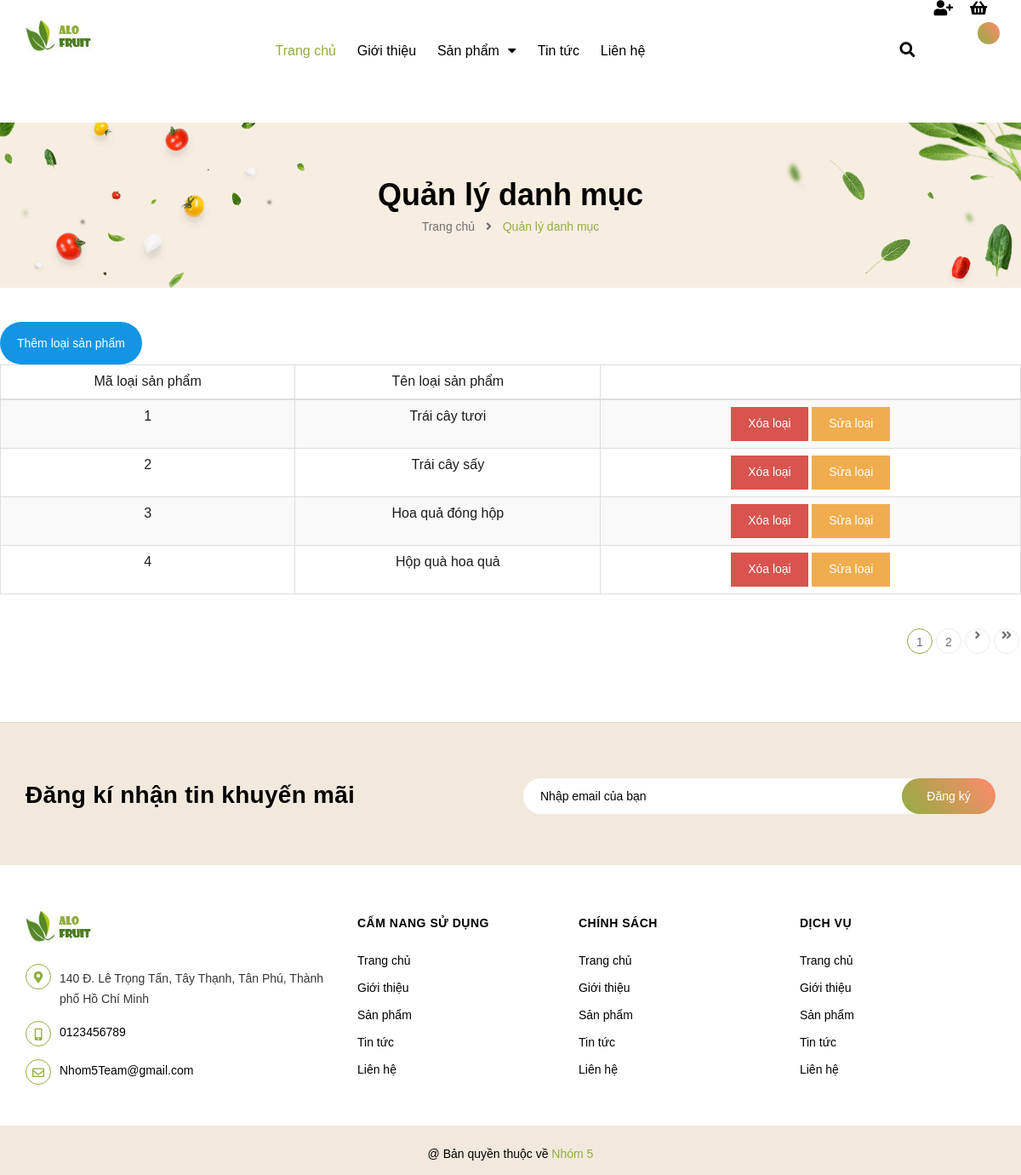
The page /quanLyDanhMuc/ on the database its author committed.
### Home/models.py (models this page shows, shortened)
class LoaiSanPham(models.Model):
    MaLoaiSP = models.AutoField(primary_key=True)
    TenLoaiSP = models.CharField(max_length=255)

### Home/views.py (the view)
# urls.py: path('quanLyDanhMuc/',views.QuanLyDanhMuc,name='quanLyDanhMuc'),
def QuanLyDanhMuc(request):
    loai_san_pham_list = LoaiSanPham.objects.all()
    paginator = Paginator(loai_san_pham_list, 4)
    page_number = request.GET.get('page')
    page_obj = paginator.get_page(page_number)
    return render(request, 'page/QuanLyDanhMuc.html', {'dsLoaiSP': page_obj})

### Home/views.py (called while the page is built)
def loaiSP(request):
    loai_san_pham_list = LoaiSanPham.objects.all()
    return {'loaiSanPhamList': loai_san_pham_list}

### Home/templates/page/QuanLyDanhMuc.html (shortened to what this page needs)
﻿<!DOCTYPE html>
<html lang="en" xmlns="http://www.w3.org/1999/xhtml">
<head>
    {% extends "pages/layout.html" %}
    {% load static %}
    {% block content %}
    <div class="breadcrumb_background margin-bottom-40">
        <div class="title_full">
            <div class="container a-center">
                <p class="title_page">Quản lý danh mục</p>
            </div>
        </div>
        <section class="bread-crumb">
            <div class="container">
                <div class="row">
                    <div class="col-xs-12 a-center">
                        <ul class="breadcrumb">
                            <li class="home">
                                <a href="/"><span>Trang chủ</span></a>
                                <span class="mr_lr">&nbsp;<i class="fa fa-angle-right"></i>&nbsp;</span>
                            </li>
                            <li><strong><span>Quản lý danh mục</span></strong></li>
                        </ul>
                    </div>
                </div>
            </div>
        </section>
    </div>
    <button type="button" class="btn btn-primary" id="add-category-btn" style=" background: #1395e4;">Thêm loại sản phẩm</button>
    <table class="table table-bordered table-striped table-hover table-sm">
        <thead>
            <tr>
                <th scope="col">Mã loại sản phẩm</th>
                <th scope="col">Tên loại sản phẩm</th>
                <th></th>
            </tr>
        </thead>
        <tbody>
            {% for loai in dsLoaiSP %}
            <tr>
                <th scope="row">{{ loai.MaLoaiSP }}</th>
                <td>{{ loai.TenLoaiSP }}</td>
                <td>
                    <button type="button" class="btn btn-danger btn-delete" data-id="{{ loai.MaLoaiSP }}">Xóa loại</button>
                    <button type="button" class="btn btn-warning btn-edit" data-id="{{ loai.MaLoaiSP }}">Sửa loại</button>
                </td>
            </tr>
            {% endfor %}
        </tbody>
    </table>
    <div class="text-right">
        <nav class="clearfix nav_pagi f-left w_100">
            <ul class="pagination clearfix">
                {% for page_num in dsLoaiSP.paginator.page_range %}
                {% if dsLoaiSP.number == page_num %}
                <li class="page-item active"><a class="page-link" href="#">{{ page_num }}</a></li>
                {% elif page_num > dsLoaiSP.number|add:'-3' and page_num < dsLoaiSP.number|add:'3' %}
                <li class="page-item"><a class="page-link" href="?page={{ page_num }}">{{ page_num }}</a></li>
                {% endif %}
                {% endfor %}
                {% if dsLoaiSP.has_next %}
                <li class="page-item"><a class="page-link" href="?page={{ dsLoaiSP.next_page_number }}"><i class="fas fa-angle-right"></i></a></li>
                <li class="page-item"><a class="page-link" href="?page={{ dsLoaiSP.paginator.num_pages }}"><i class="fas fa-angle-double-right"></i></a></li>
                {% else %}
                <li class="page-item disabled"><a class="page-link" href="#"><i class="fas fa-angle-right"></i></a></li>
                {% endif %}
            </ul>
        </nav>
    </div>
    {% endblock %}

### static/assets/base.scss1615.css (style rules this page uses)
*,input,:before,:after { -webkit-box-sizing:border-box;-moz-box-sizing:border-box;box-sizing:border-box }
html { overflow-x:hidden }
html,body { padding:0px !important;padding:0;margin:0 }
article,aside,details,figcaption,figure,footer,header,hgroup,main,nav,section,summary { display:block }
a { color:#000 }
.w_100 { width:100% }
body,input,textarea,button,select { line-height:1.7;font-family:"Quicksand",sans-serif;color:#000;-webkit-font-smoothing:antialiased;-webkit-text-size-adjust:100% }
body { font-size:14px;color:#000;overflow-x:hidden }
a { -webkit-transition:all 150ms ease-in-out;-moz-transition:all 150ms ease-in-out;-ms-transition:all 150ms ease-in-out;-o-transition:all 150ms ease-in-out;transition:all 150ms ease-in-out }
p { margin:0 0 15px 0 }
b,strong { font-weight:700 }
ul { list-style:none outside }
table { width:100%;margin-bottom:1em;border-collapse:collapse;border-spacing:0 }
th { font-weight:500 }
th,td { text-align:center;padding:15px;border:1px solid #e1e1e1;color:#1c1c1c }
a,.text-link { color:#000;text-decoration:none;background:transparent }
button { overflow:visible }
input,textarea,button,select { font-size:1em }
button,input[type="text"],input[type="search"],input[type="password"],input[type="email"],input[type="file"],input[type="number"],input[type="tel"],input[type="submit"],textarea { -webkit-appearance:none;-moz-appearance:none }
button,input[type="submit"] { cursor:pointer }
.clearfix { *zoom:1 }
.clearfix:after { content:"";display:table;clear:both }
.a-center { text-align:center !important }
.f-left { float:left !important }
.margin-bottom-40 { margin-bottom:40px !important }
.btn,input[type="submit"] { display:inline-block;height:40px;line-height:39px;padding:0 20px;text-align:center;white-space:nowrap;outline:none !important;cursor:pointer;border:none;font-weight:400;border-radius:0;letter-spacing:0;-webkit-transition:background-color 0.1s ease-in;-moz-transition:background-color 0.1s ease-in;-ms-transition:background-color 0.1s ease-in;-o-transition:background-color 0.1s ease-in;transition:background-color 0.1s ease-in;-webkit-border-radius:0;border-radius:0 }
.btn.btn-primary,input.btn-primary[type="submit"] { padding:0 20px;background:#91ad41;color:#fff;border-radius:30px;font-size:14px;font-family:"Quicksand",sans-serif;height:50px;line-height:50px }
body { background:#fff }

### rows shown on the page
LoaiSanPham: MaLoaiSP "1", TenLoaiSP "Trái cây tươi"
LoaiSanPham: MaLoaiSP "2", TenLoaiSP "Trái cây sấy"
LoaiSanPham: MaLoaiSP "3", TenLoaiSP "Hoa quả đóng hộp"
LoaiSanPham: MaLoaiSP "4", TenLoaiSP "Hộp quà hoa quả"

### other values the page prints
{{ page_num }} "1"
{{ page_num }} "2"
